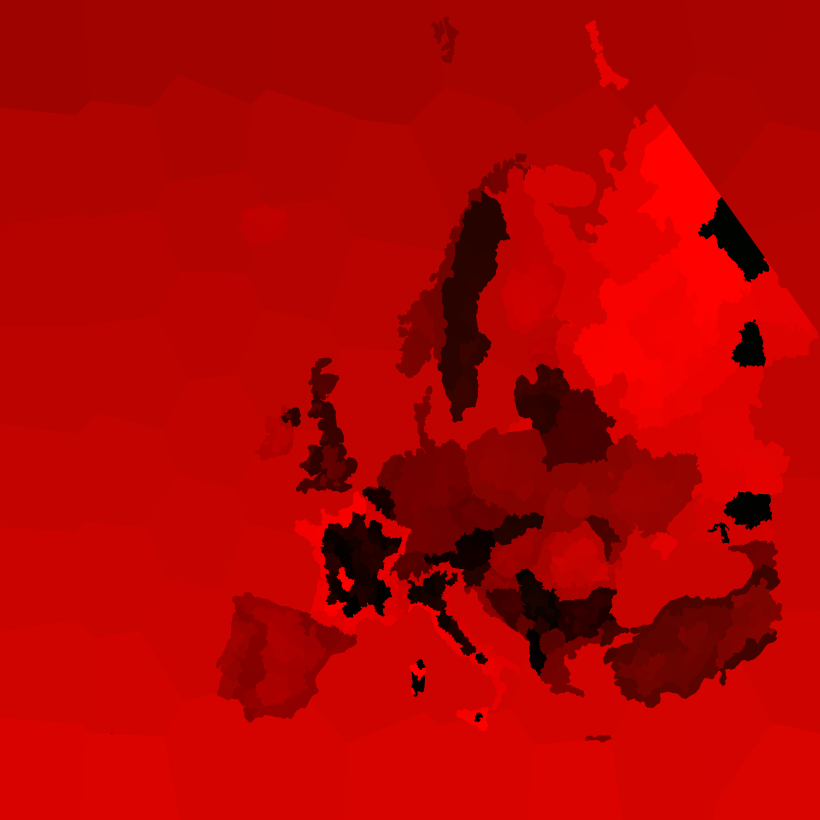
#> input picture build_map/src/opengs_export/ProvinceIDMask.png, 4096 x 4096 px, found by its file name (shown at 1/5 size)
$ python _gen_color_map.py
#> lines starting #> are read from the running program, lines starting #| are printed output that depends on the picture
from PIL import Image, ImageDraw, ImageFont
import numpy as np
import random
import os

os.chdir('C:\\RP\\map_generator_godot')

print("Loading ProvinceIDMask...")
arr = np.array(Image.open("build_map/src/opengs_export/ProvinceIDMask.png").convert("RGB"))
#> arr is the input picture: shape (4096, 4096, 3); mean R, G, B 178.5, 2.6, 0
id_map = arr[:,:,0].astype(np.uint32) + (arr[:,:,1].astype(np.uint32)<<8) + (arr[:,:,2].astype(np.uint32)<<16)
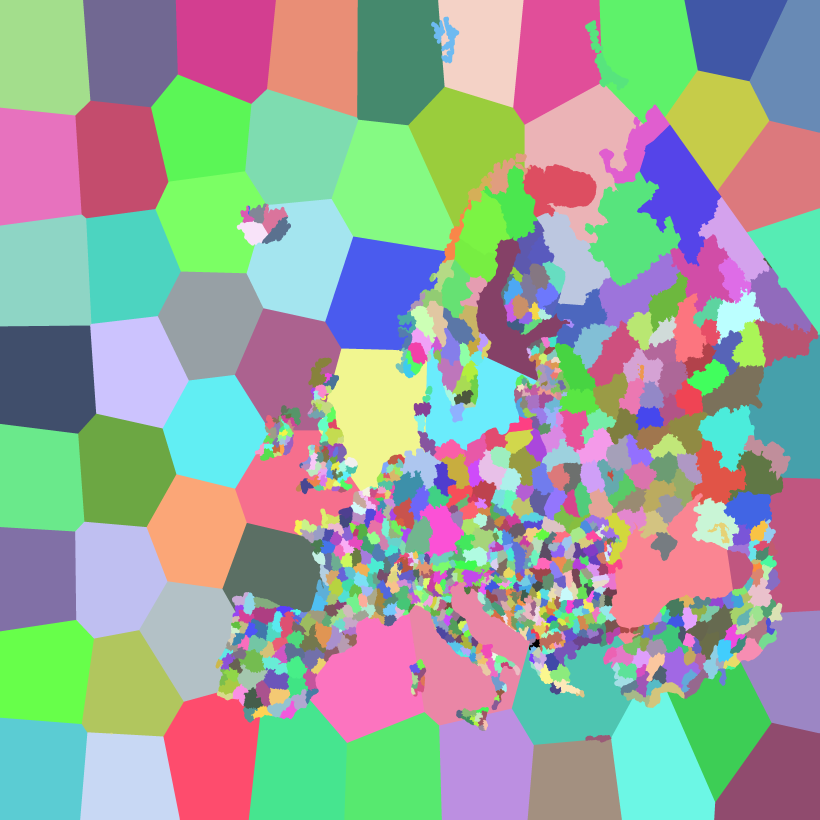
#> id_map: shape (4096, 4096) uint32 (shown at 1/5 size); 968 distinct labels, from 0 to 987; one colour per label, 0 black

print(f"ID map shape: {id_map.shape}")
#| ID map shape: (4096, 4096)
print(f"Max ID: {id_map.max()}")
#| Max ID: 987

# Generate random colors for each province
random.seed(42)
max_id = int(id_map.max())
#> max_id = 987
print(f"Generating {max_id+1} colors...")
#> (printed output is left out)
colors = np.zeros((max_id+1, 3), dtype=np.uint8)
for i in range(max_id+1):
    colors[i] = (random.randint(20, 235), random.randint(20, 235), random.randint(20, 235))

# Map IDs to colors using direct indexing
print("Mapping colors to provinces...")
colored_map = colors[id_map]
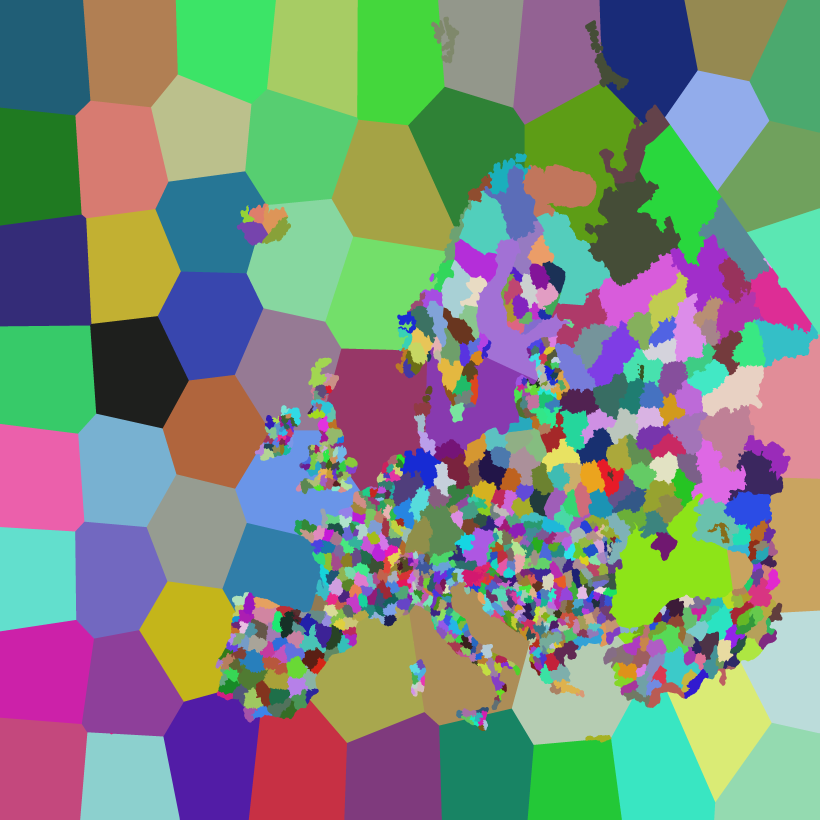
#> colored_map: shape (4096, 4096, 3) (shown at 1/5 size); mean of channels 0, 1, 2 125.1, 138.9, 125.8; drawn as R, G, B

print("Creating image...")
img = Image.fromarray(colored_map, "RGB")

print("Saving...")
img.save("build_map/src/opengs_export/ProvinceMap_ColorTest.png")

print(f"Done!")
print(f"AEO (id=0) color: RGB{tuple(colors[0])}")
#| AEO (id=0) color: RGB(183, 48, 26)
aeo_pixels = (id_map == 0).sum()
#> aeo_pixels = 1368
print(f"AEO pixels: {aeo_pixels}")
#| AEO pixels: 1368

# Annotate the AEO location with label
if aeo_pixels > 0:
    ys, xs = np.where(id_map == 0)
#> ys = 1368 values from 3194 to 3251; xs = 1368 values, max 2700 at index 1120, min 2645 at index 1252, mean 2676.1
    cx, cy = int(xs.mean()), int(ys.mean())
#> cx = 2676; cy = 3221

    draw = ImageDraw.Draw(img)

    # Draw circle around island
    r = 40
    draw.ellipse([cx - r, cy - r, cx + r, cy + r], outline=(255, 255, 0), width=4)

    # Draw line to label
    label_x, label_y = cx + 60, cy - 50
#> label_x = 2736; label_y = 3171
    draw.line([(cx + r, cy - r // 2), (label_x, label_y + 14)], fill=(255, 255, 0), width=2)

    # Draw label text
    try:
        font = ImageFont.truetype("C:/Windows/Fonts/arialbd.ttf", 28)
    except Exception:
        font = ImageFont.load_default()

    # Shadow for readability
    draw.text((label_x + 2, label_y + 2), "Epstein", fill=(0, 0, 0), font=font)
    draw.text((label_x, label_y), "Epstein", fill=(255, 255, 0), font=font)

    img.save("build_map/src/opengs_export/ProvinceMap_ColorTest.png")
    print(f"Annotated island at ({cx}, {cy}) with label 'Epstein'")
#| Annotated island at (2676, 3221) with label 'Epstein'
